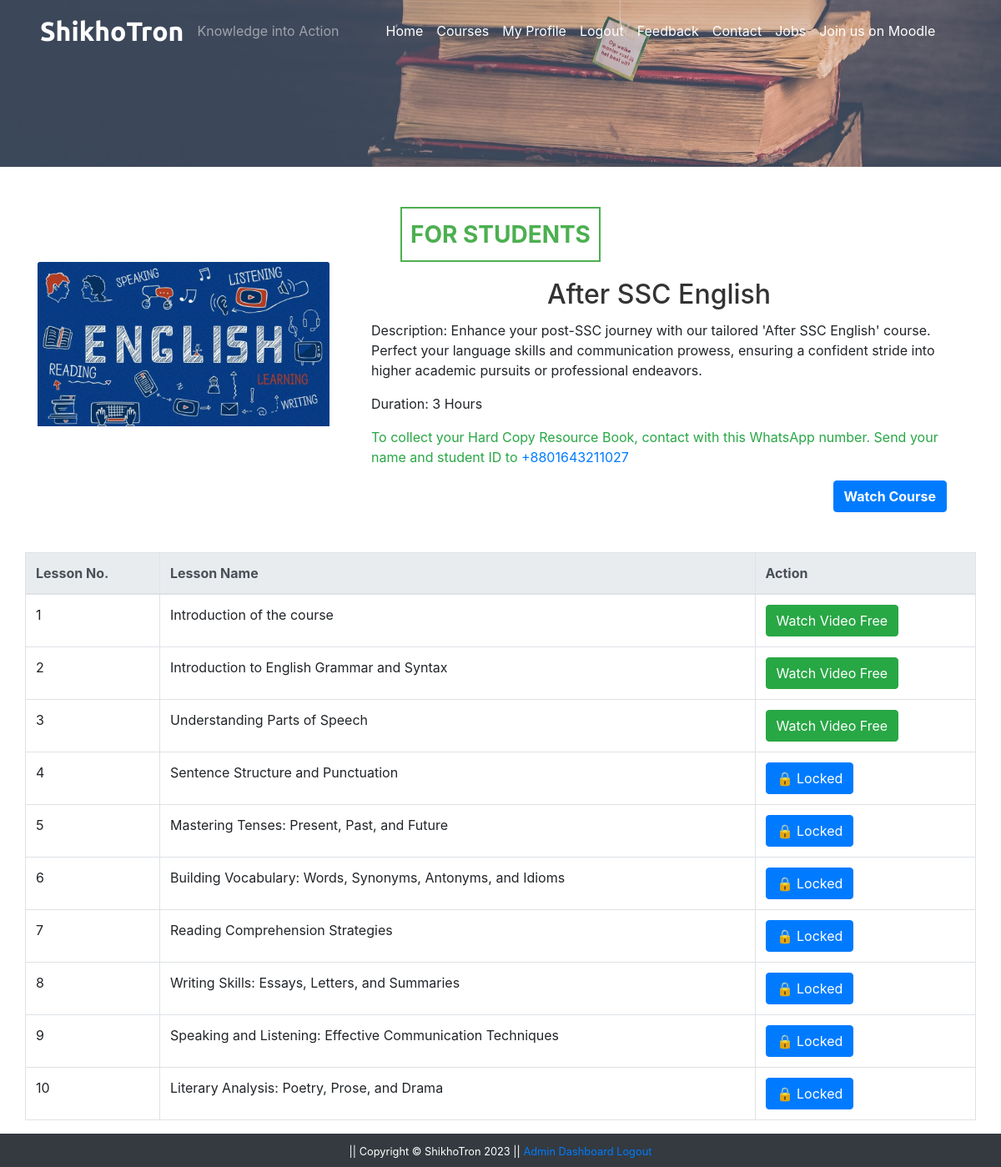
Screenshot of /ELearning/coursedetails.php?course_id=8 (signed in) with the database file from the repository.
### tables this page shows
CREATE TABLE `course` (
  `course_id` int NOT NULL,
  `course_name` text NOT NULL,
  `course_desc` text NOT NULL,
  `course_author` varchar(255) NOT NULL,
  `course_img` text NOT NULL,
  `course_duration` text NOT NULL,
  `course_price` int NOT NULL,
  `course_original_price` int NOT NULL
);

CREATE TABLE `lesson` (
  `lesson_id` int NOT NULL,
  `lesson_name` text NOT NULL,
  `lesson_desc` text NOT NULL,
  `lesson_link` text NOT NULL,
  `course_id` int NOT NULL,
  `course_name` text NOT NULL
);

### ELearning/coursedetails.php (the view, shortened to what this page needs)
<?php
include './mainInclude/header.php';
?>
<div class="container-fluid bg-dark">
  <div class="row">
    <img src="./image/coursebanner.jpg" alt="courses" style="height:200px; width:100%; object-fit:cover; box-shadow:10px;" />
  </div>
</div>
<div class="container mt-5">
  <?php
  if (isset($_SESSION['is_login'])) {
    $stuEmail = $_SESSION['stuLogEmail'];
  } else {
    echo "<script> location.href='../index.php'; </script>";
  }
  if (isset($_GET['course_id'])) {
    $course_id = $_GET['course_id'];
    $sql = "SELECT * FROM course WHERE course_id = '$course_id'";
    $result = $conn->query($sql);
    if ($result->num_rows > 0) {
      while ($row = $result->fetch_assoc()) {
        $courseTypeText = ($course_id == 8 || $course_id == 11 || $course_id == 13 || $course_id == 16) ? "<div class='text-center'><div style='font-size: 28px; font-weight: bold; color: #4CAF50; border: 2px solid #4CAF50; padding: 10px; display: inline-block; text-transform: uppercase;'>For Students</div></div>" : "<div class='text-center'><div style='font-size: 28px; font-weight: bold; color: #2196F3; border: 2px solid #2196F3; padding: 10px; display: inline-block; text-transform: uppercase;'>For Teachers</div></div>";
        echo $courseTypeText;
        echo '
          <div class="row">
            <div class="col-md-4">
              <img src="' . str_replace('..', '.', $row['course_img']) . '" class="card-img-top" alt="Course Image" />
            </div>
            <div class="col-md-8">
              <div class="card-body">
                <h5 class="card-title text-center" style="font-size: 32px; color: #333;">' . $row['course_name'] . '</h5>
                <p class="card-text">Description: ' . $row['course_desc'] . '</p>
                <p class="card-text">Duration: ' . $row['course_duration'] . '</p>';
        $checkOrderSql = "SELECT * FROM courseorder WHERE stu_email='$stuEmail' AND course_id='$course_id'";
        $orderResult = $conn->query($checkOrderSql);
        if ($orderResult->num_rows > 0) {
          echo '<p class="card-text text-success mt-3">To collect your Hard Copy Resource Book, contact with this WhatsApp number. Send your name and student ID to <a href="https://api.whatsapp.com/send?phone=+8801643211027">+8801643211027</a></p>';
          echo '<a href="http://localhost/moodle1" class="btn btn-primary text-white font-weight-bolder float-right">Watch Course</a>';
        }
        echo '</div>
            </div>
          </div>';
      }
    }
  }
  ?>
</div>
<div class="container mt-5">
  <div class="row">
    <?php
    $sql = "SELECT * FROM lesson WHERE course_id = $course_id";
    $result = $conn->query($sql);
    if ($result->num_rows > 0) {
      echo '<div class="table-responsive">';
      echo '<table class="table table-bordered">';
      echo '<thead class="thead-light">';
      echo '<tr>';
      echo '<th scope="col">Lesson No.</th>';
      echo '<th scope="col">Lesson Name</th>';
      echo '<th scope="col">Action</th>';
      echo '</tr>';
      echo '</thead>';
      echo '<tbody>';
      $num = 0;
      while ($row = $result->fetch_assoc()) {
        $num++;
        echo '<tr>';
        echo '<td>' . $num . '</td>';
        echo '<td>' . $row["lesson_name"] . '</td>';
        echo '<td>';
        if (($course_id == 8 || $course_id == 9) && $num <= 3) {
          $video_links = ($course_id == 8) ? array(
            'https://www.youtube.com/embed/WM-yP8hWDgI?si=Rc96W3c8Pt28bLMo',
            'https://www.youtube.com/embed/6k3Az8k88yA?si=MjSyjAFQAmhrscl9',
            'https://www.youtube.com/embed/S2ls-KQDqsE?si=CHVG-eQTASjFL-_i'
          ) : array(
            'https://www.youtube.com/embed/82YKeI784YU',
            'https://www.youtube.com/embed/FVqSiFUVX78',
            'https://www.youtube.com/embed/kpRmyUNDmwc'
          );
          echo '
            <button type="button" class="btn btn-success" data-toggle="modal" data-target="#videoModal' . $num . '">
              Watch Video Free
            </button>
            <div class="modal fade" id="videoModal' . $num . '" tabindex="-1" role="dialog" aria-labelledby="videoModalLabel' . $num . '" aria-hidden="true">
              <div class="modal-dialog modal-dialog-centered" role="document">
                <div class="modal-content">
                  <div class="modal-body">
                    <div class="embed-responsive embed-responsive-16by9">
                      <iframe class="embed-responsive-item" src="' . $video_links[$num - 1] . '" allowfullscreen></iframe>
                    </div>
                  </div>
                </div>
              </div>
            </div>';
        } else {
          echo '<button type="button" class="btn btn-primary" onclick="showAlert()"><span>&#x1F512;</span> Locked</button>';
        }
        echo '</td>';
        echo '</tr>';
      }
      echo '</tbody>';
      echo '</table>';
      echo '</div>';
    }
    ?>
  </div>
</div>
<?php
include './mainInclude/footer.php';
?>

### ELearning/mainInclude/header.php (shortened to what this page needs)
<!DOCTYPE html>
<html lang="en">
<head>
  <link rel="stylesheet" type="text/css" href="css/bootstrap.min.css">
  <link rel="stylesheet" type="text/css" href="css/all.min.css">
  <link rel="stylesheet" type="text/css" href="css/owl.min.css">
  <link rel="stylesheet" type="text/css" href="css/owl.theme.min.css">
  <link rel="stylesheet" type="text/css" href="css/testyslider.css">
  <link rel="stylesheet" type="text/css" href="./css/style.css" />
</head>
<body>
  <nav class="navbar navbar-expand-sm navbar-dark pl-5 fixed-top">
    <a href="index.php" class="navbar-brand">ShikhoTron</a>
    <span class="navbar-text">Knowledge into Action</span>
    <div class="collapse navbar-collapse" id="myMenu">
      <ul class="navbar-nav pl-5 custom-nav">
        <li class="nav-item custom-nav-item"><a href="index.php" class="nav-link">Home</a></li>
        <li class="nav-item custom-nav-item"><a href="courses.php" class="nav-link">Courses</a></li>
        <?php
        if (isset($_SESSION['is_login'])){
          echo '<li class="nav-item custom-nav-item"><a href="student/studentProfile.php" class="nav-link">My Profile</a></li> <li class="nav-item custom-nav-item"><a href="logout.php" class="nav-link">Logout</a></li>';
        } else {
          echo '<li class="nav-item custom-nav-item"><a href="#login" class="nav-link" data-toggle="modal" data-target="#stuLoginModalCenter">Login</a></li> <li class="nav-item custom-nav-item"><a href="#signup" class="nav-link" data-toggle="modal" data-target="#stuRegModalCenter">Signup</a></li>';
        }
        ?>
        <li class="nav-item custom-nav-item"><a href="#Feedback" class="nav-link">Feedback</a></li>
        <li class="nav-item custom-nav-item"><a href="#Contact" class="nav-link">Contact</a></li>
        <li class="nav-item custom-nav-item"><a href="jobs.php" class="nav-link">Jobs</a></li>
        <li class="nav-item custom-nav-item"><a href="http://localhost/moodle1" class="nav-link" target="_blank">Join us on Moodle</a></li>
      </ul>
    </div>
  </nav>
</body>
</html>

### ELearning/mainInclude/footer.php (shortened to what this page needs)
 <footer class="container-fluid bg-dark text-center p-2">
    <small class="text-white">|| Copyright &copy; ShikhoTron 2023 || <?php
          if (isset($_SESSION['is_admin_login'])){
            echo '<a href="admin/adminDashboard.php"> Admin Dashboard</a> <a href="logout.php">Logout</a>';
          }else {
            echo '<a href="#login" data-toggle="modal" data-target="#adminLoginModalCenter"> Admin Login</a>';
          }
    ?>
  </small>
 </footer>
  </body>
</html>

### ELearning/css/style.css (style rules this page uses)
.navbar-brand { font-family: "Ubuntu", sans-serif; font-size: 2em; font-weight: bold; color: #fff; }
.custom-nav .custom-nav-item a { color: #fff !important; }

### ELearning/coursedetails.php (style rules this page uses)
.text-center { text-align: center; }

### rows the page displays
course: course_img (picture), course_name "After SSC English", course_desc "Enhance your post-SSC journey with our tailored 'After SSC English' course. Perfect your language skills and communication prowess, ensuring a confident stride into higher academic pursuits or professional endeavors.", course_duration "3 Hours"
lesson: lesson_name "Introduction of the course"
lesson: lesson_name "Introduction to English Grammar and Syntax"
lesson: lesson_name "Understanding Parts of Speech"
lesson: lesson_name "Sentence Structure and Punctuation", shows "Locked"
lesson: lesson_name "Mastering Tenses: Present, Past, and Future", shows "Locked"
lesson: lesson_name "Building Vocabulary: Words, Synonyms, Antonyms, and Idioms", shows "Locked"
lesson: lesson_name "Reading Comprehension Strategies", shows "Locked"
lesson: lesson_name "Writing Skills: Essays, Letters, and Summaries", shows "Locked"
lesson: lesson_name "Speaking and Listening: Effective Communication Techniques", shows "Locked"
lesson: lesson_name "Literary Analysis: Poetry, Prose, and Drama", shows "Locked"
